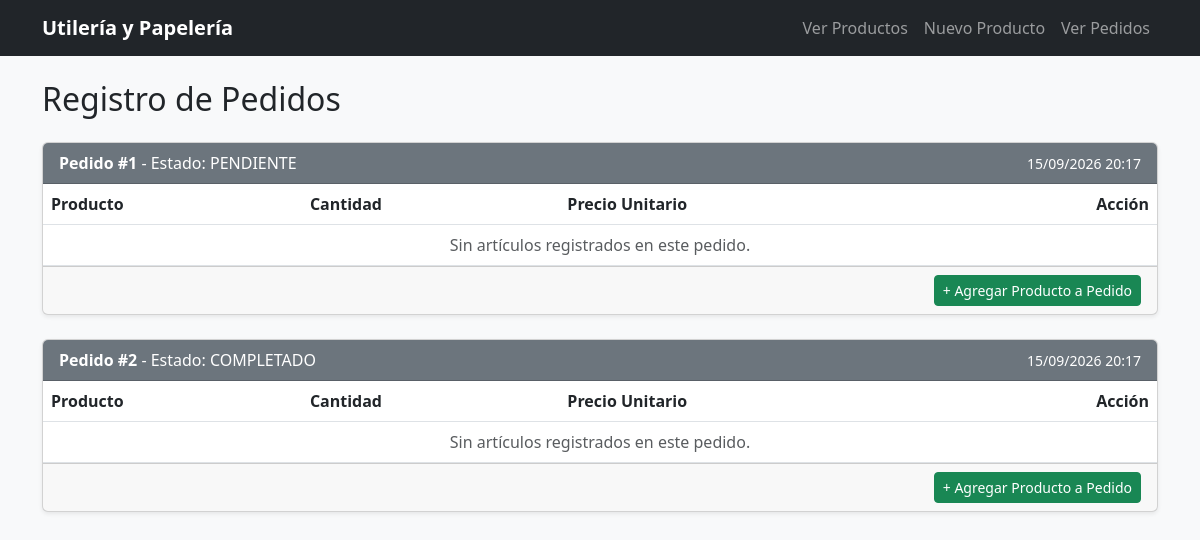
The page /utileria/pedidos/ on the database its author committed.
### utileria/models.py (models this page shows, shortened)
class Pedido(models.Model):
    fecha = models.DateTimeField(auto_now_add=True)
    estado = models.CharField(max_length=50, default='Pendiente')
    productos = models.ManyToManyField(
        Producto,
        through='DetallePedido',
        related_name='pedidos'
    )

### utileria/views.py (the view)
# urls.py: path("pedidos/", views.pedido_list, name="pedido_list"),
def pedido_list(request):
    pedidos = Pedido.objects.prefetch_related('detallepedido_set__producto').all()
    return render(request, "utileria/pedido_list.html", {"pedidos": pedidos})

### utileria/templates/utileria/pedido_list.html (shortened to what this page needs)
{% extends 'utileria/base.html' %}
{% block content %}
<h2 class="mb-4">Registro de Pedidos</h2>
{% for pedido in pedidos %}
<div class="card shadow-sm mb-4">
    <div class="card-header bg-secondary text-white d-flex justify-content-between align-items-center">
        <span><strong>Pedido #{{ pedido.id }}</strong> - Estado: {{ pedido.estado }}</span>
        <small>{{ pedido.fecha|date:"d/m/Y H:i" }}</small>
    </div>
    <div class="card-body p-0">
        <table class="table table-hover mb-0">
            <thead>
                <tr>
                    <th>Producto</th>
                    <th>Cantidad</th>
                    <th>Precio Unitario</th>
                    <th class="text-end">Acción</th>
                </tr>
            </thead>
            <tbody>
                {% for detalle in pedido.detallepedido_set.all %}
                <tr>
                    <td>{{ detalle.producto.nombre }}</td>
                    <td>{{ detalle.cantidad }}</td>
                    <td>S/ {{ detalle.precio_unitario }}</td>
                    <td class="text-end">
                        <a href="{% url 'utileria:detalle_delete' detalle.id %}" class="btn btn-sm btn-outline-danger">Quitar</a>
                    </td>
                </tr>
                {% empty %}
                <tr>
                    <td colspan="4" class="text-center text-muted py-2">Sin artículos registrados en este pedido.</td>
                </tr>
                {% endfor %}
            </tbody>
        </table>
    </div>
    <div class="card-footer text-end">
        <a href="{% url 'utileria:detalle_create' pedido.id %}" class="btn btn-sm btn-success">+ Agregar Producto a Pedido</a>
    </div>
</div>
{% empty %}
<div class="alert alert-info">No hay pedidos registrados.</div>
{% endfor %}
{% endblock %}

### rows shown on the page
Pedido: id "1", estado "PENDIENTE", fecha "15/09/2026 20:17"
Pedido: id "2", estado "COMPLETADO", fecha "15/09/2026 20:17"
